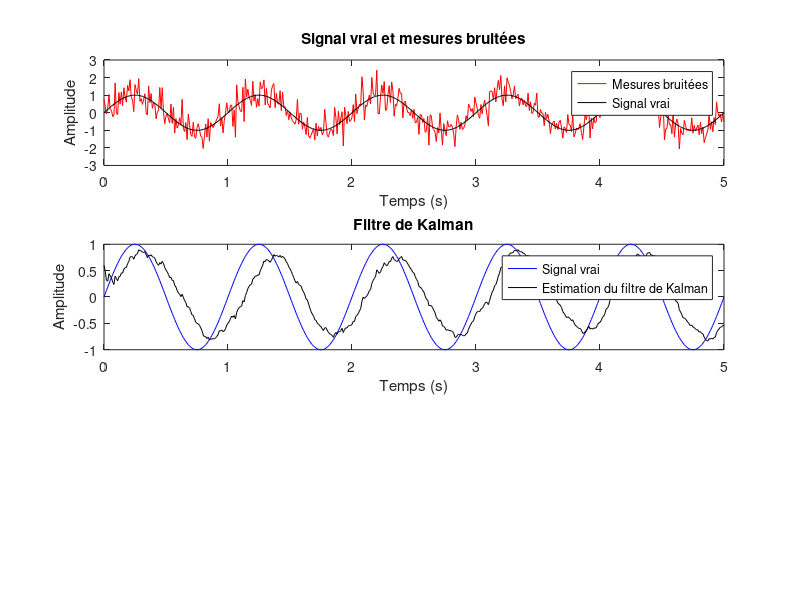

Write the MATLAB code that produced this figure. (Note: this script raises an error after producing the figure.)
clear all
close all
clc
% Filtre de Kalman
% Paramètres du signal
fs = 100;
t = 0:1/fs:5;
f = 1;
s = sin(2*pi*f*t);
sigma_n = 0.5;
n = sigma_n * randn(size(t));
y = s + n;
figure;
subplot(311)
plot(t, y, 'r', t, s, 'k');
legend('Mesures bruitées', 'Signal vrai');
title('Signal vrai et mesures bruitées');
xlabel('Temps (s)');
ylabel('Amplitude');
% Paramètres du modèle Kalman
Q = 1e-3;
R = sigma_n^2;
x_kalman = zeros(size(t));
P = 1;
x_k_prev = 0;
for k = 1:length(t)
x_pred = x_k_prev;
P_pred = P + Q;
K = P_pred / (P_pred + R);
x_kalman(k) = x_pred + K * (y(k) - x_pred);
P = (1 - K) * P_pred;
x_k_prev = x_kalman(k);
end


subplot(312)
plot(t, s, 'b', t, x_kalman, 'k');
legend('Signal vrai', 'Estimation du filtre de Kalman');
title('Filtre de Kalman');
xlabel('Temps (s)');
ylabel('Amplitude');


x = wgn(length(y), 1, 0);
x_wiener = filtrageWiener(x, y.', n);

subplot(312)
plot(t, s, 'b', t, x_wiener, 'k');
legend('Signal vrai', 'Estimation du filtre de wiener');
title('Filtre de Wiener');
xlabel('Temps (s)');
ylabel('Amplitude');

function x_filtre = filtrageWiener(x, y, n)
    N = length(x);

    [Rxx, ~] = xcorr(x, 'biased');
    Rxx = Rxx(N:N+n);
    Rxx = toeplitz(Rxx);

    Ryx = xcorr(y, x,'biased');
    Ryx = Ryx(N:N+n);

    theta = Rxx\Ryx;

    x_filtre = filter(theta, 1, x);
end